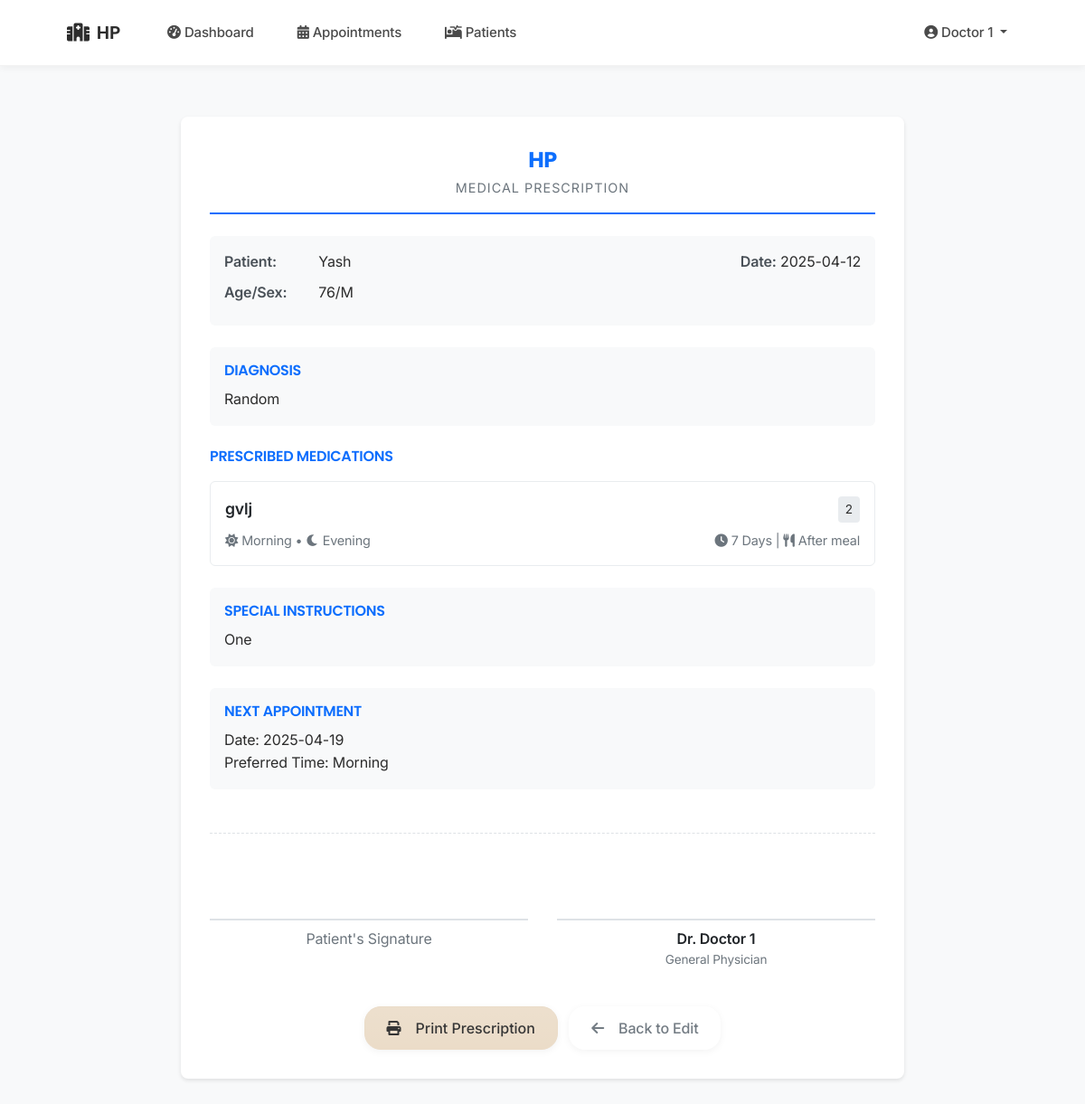
Screenshot of /doctor/print_prescription/1 (signed in) with the database file from the repository.
### tables this page shows
CREATE TABLE doctors (
                id INTEGER PRIMARY KEY AUTOINCREMENT,
                name TEXT NOT NULL,
                specialization TEXT NOT NULL,
                experience INTEGER,
                consultation_fee REAL,
                contact TEXT,
                bio TEXT,
                image_path TEXT,
                username TEXT UNIQUE,
                password TEXT,
                created_by INTEGER,
                hospital_id INTEGER NOT NULL,
                FOREIGN KEY (created_by) REFERENCES staff(id),
                FOREIGN KEY (hospital_id) REFERENCES staff(id)
            );

CREATE TABLE staff (
                id INTEGER PRIMARY KEY AUTOINCREMENT,
                name TEXT NOT NULL,
                email TEXT UNIQUE NOT NULL,
                password TEXT NOT NULL,
                hospital_name TEXT NOT NULL,
                created_at TIMESTAMP DEFAULT CURRENT_TIMESTAMP
            );

CREATE TABLE patients (
                id INTEGER PRIMARY KEY AUTOINCREMENT,
                name TEXT NOT NULL,
                age INTEGER NOT NULL,
                gender TEXT,
                contact TEXT,
                address TEXT,
                medical_history TEXT,
                created_at TIMESTAMP DEFAULT CURRENT_TIMESTAMP,
                created_by INTEGER,
                hospital_id INTEGER NOT NULL,
                FOREIGN KEY (created_by) REFERENCES staff(id),
                FOREIGN KEY (hospital_id) REFERENCES staff(id)
            );

CREATE TABLE appointments (
                id INTEGER PRIMARY KEY AUTOINCREMENT,
                patient_id INTEGER NOT NULL,
                doctor_id INTEGER NOT NULL,
                date TEXT NOT NULL,
                time_slot TEXT NOT NULL,
                status TEXT DEFAULT 'Scheduled',
                notes TEXT,
                created_at TIMESTAMP DEFAULT CURRENT_TIMESTAMP,
                hospital_id INTEGER NOT NULL,
                FOREIGN KEY (patient_id) REFERENCES patients(id),
                FOREIGN KEY (doctor_id) REFERENCES doctors(id),
                FOREIGN KEY (hospital_id) REFERENCES staff(id)
            );

CREATE TABLE prescriptions (
                id INTEGER PRIMARY KEY AUTOINCREMENT,
                appointment_id INTEGER NOT NULL UNIQUE,
                diagnosis TEXT NOT NULL,
                medicines TEXT NOT NULL,
                instructions TEXT,
                hospital_id INTEGER NOT NULL,
                created_at TIMESTAMP DEFAULT CURRENT_TIMESTAMP, next_appointment_date TEXT, next_appointment_time TEXT,
                FOREIGN KEY (appointment_id) REFERENCES appointments(id),
                FOREIGN KEY (hospital_id) REFERENCES staff(id)
            );

### app.py (the view)
@app.route('/doctor/print_prescription/<int:appointment_id>')
def print_prescription(appointment_id):
    if 'user_id' not in session or session['user_type'] != 'doctor':
        return redirect(url_for('login'))
    conn = get_db_connection()
    try:
        prescription_data = conn.execute('''
            SELECT a.id as appointment_id, a.date, a.time_slot,
                   p.name as patient_name, p.age, p.gender,
                   d.name as doctor_name, d.specialization,
                   pr.diagnosis, pr.medicines, pr.instructions,
                   pr.next_appointment_date, pr.next_appointment_time,
                   s.hospital_name
            FROM appointments a
            JOIN patients p ON a.patient_id = p.id
            JOIN doctors d ON a.doctor_id = d.id
            JOIN staff s ON d.hospital_id = s.id
            LEFT JOIN prescriptions pr ON a.id = pr.appointment_id
            WHERE a.id = ? AND a.hospital_id = ?
        ''', (appointment_id, session['hospital_id'])).fetchone()
        if not prescription_data:
            flash('Prescription not found!', 'danger')
            return redirect(url_for('doctor_appointments'))
        next_appointment = conn.execute('''
            SELECT date, time_slot FROM appointments
            WHERE patient_id = (
                SELECT patient_id FROM appointments WHERE id = ?
            )
            AND date > (
                SELECT date FROM appointments WHERE id = ?
            )
            AND status = 'Scheduled'
            AND hospital_id = ?
            ORDER BY date ASC
            LIMIT 1
        ''', (appointment_id, appointment_id, session['hospital_id'])).fetchone()
        medicines_parsed = []
        if prescription_data['medicines']:
            for medicine in prescription_data['medicines'].split('\n'):
                try:
                    if medicine.strip():
                        parts = medicine.split('|')
                        if len(parts) == 7:
                            medicines_parsed.append({
                                'name': parts[0],
                                'dosage': parts[1],
                                'frequency': parts[2],
                                'morning': parts[3],
                                'afternoon': parts[4],
                                'evening': parts[5],
                                'meal': parts[6]
                            })
                except Exception as e:
                    app.logger.error(f"Error parsing medicine in print prescription: {str(e)}")
                    continue
        prescription = dict(prescription_data)
        prescription['medicines_parsed'] = medicines_parsed
        return render_template('doctor/print_prescription.html',
                            prescription=prescription,
                            next_appointment=next_appointment)
    except Exception as e:
        flash('Error loading prescription', 'danger')
        app.logger.error(f"Print prescription error: {str(e)}")
        return redirect(url_for('doctor_appointments'))
    finally:
        conn.close()

### templates/doctor/print_prescription.html (shortened to what this page needs)
{% extends "base.html" %}
{% block content %}
<div class="prescription-card container" style="max-width: 800px;">
    <div class="prescription-header text-center">
        <h1 class="hospital-name">{{ prescription.hospital_name }}</h1>
        <p class="prescription-subtitle mb-0">Medical Prescription</p>
    </div>
    <div class="info-section mt-4">
        <div class="row">
            <div class="col-md-6">
                <p class="mb-2">
                    <span class="info-label">Patient:</span>
                    {{ prescription.patient_name }}
                </p>
                <p class="mb-2">
                    <span class="info-label">Age/Sex:</span>
                    {{ prescription.age }}/{{ prescription.gender|first }}
                </p>
            </div>
            <div class="col-md-6 text-md-end">
                <p class="mb-2">
                    <span class="info-label">Date:</span>
                    {{ prescription.date }}
                </p>
            </div>
        </div>
    </div>
    <div class="info-section">
        <h6 class="text-uppercase mb-2" style="color: #0d6efd; font-weight: 600;">Diagnosis</h6>
        <p class="mb-0">{{ prescription.diagnosis }}</p>
    </div>
    <div class="mb-4">
        <h6 class="text-uppercase mb-3" style="color: #0d6efd; font-weight: 600;">Prescribed Medications</h6>
        {% for medicine in prescription.medicines_parsed %}
        <div class="medicine-item">
            <div class="d-flex justify-content-between align-items-center">
                <span class="medicine-name">{{ medicine.name }}</span>
                <span class="medicine-timing">{{ medicine.dosage }}</span>
            </div>
            <div class="medicine-details d-flex justify-content-between align-items-center">
                <span>
                    {% if medicine.morning == '1' %}<i class="fas fa-sun me-1"></i>Morning{% endif %}
                    {% if medicine.evening == '1' %}{% if medicine.morning == '1' or medicine.afternoon == '1' %} • {% endif %}<i class="fas fa-moon me-1"></i>Evening{% endif %}
                </span>
                <span>
                    <i class="fas fa-clock me-1"></i>{{ medicine.frequency }} |
                    <i class="fas fa-utensils me-1"></i>{{ medicine.meal|title }} meal
                </span>
            </div>
        </div>
        {% endfor %}
    </div>
    {% if prescription.instructions %}
    <div class="info-section">
        <h6 class="text-uppercase mb-2" style="color: #0d6efd; font-weight: 600;">Special Instructions</h6>
        <p class="mb-0">{{ prescription.instructions }}</p>
    </div>
    {% endif %}
    {% if prescription.next_appointment_date %}
    <div class="info-section">
        <h6 class="text-uppercase mb-2" style="color: #0d6efd; font-weight: 600;">Next Appointment</h6>
        <p class="mb-0">
            Date: {{ prescription.next_appointment_date }}
            {% if prescription.next_appointment_time %}
            <br>Preferred Time: {{ prescription.next_appointment_time|title }}
            {% endif %}
        </p>
    </div>
    {% endif %}
    <div class="signature-area">
        <div class="row">
            <div class="col-6">
                <div class="signature-box"></div>
                <p class="text-center mb-0" style="color: #6c757d;">Patient's Signature</p>
            </div>
            <div class="col-6">
                <div class="signature-box"></div>
                <div class="doctor-info">
                    <p class="doctor-name">Dr. {{ prescription.doctor_name }}</p>
                    <p class="doctor-specialization">{{ prescription.specialization }}</p>
                </div>
            </div>
        </div>
    </div>
    <div class="no-print mt-4 text-center">
        <button onclick="window.print()" class="btn btn-primary btn-lg me-2">
            <i class="fas fa-print me-2"></i> Print Prescription
        </button>
        <a href="{{ url_for('prescriptions', appointment_id=prescription.appointment_id) }}" class="btn btn-outline-secondary btn-lg">
            <i class="fas fa-arrow-left me-2"></i> Back to Edit
        </a>
    </div>
</div>
{% endblock %}

### templates/base.html (shortened to what this page needs)
<!DOCTYPE html>
<html lang="en">
<head>
    <link rel="stylesheet" href="https://cdnjs.cloudflare.com/ajax/libs/font-awesome/6.0.0/css/all.min.css">
    <link href="https://cdn.jsdelivr.net/npm/bootstrap@5.1.3/dist/css/bootstrap.min.css" rel="stylesheet">
</head>
<body class="bg-light">
    <nav class="navbar navbar-expand-lg navbar-light">
        <div class="container">
            <a class="navbar-brand" href="{{ url_for('admin_dashboard') if session.get('user_type') == 'admin' else url_for('doctor_dashboard') }}">
                <i class="fas fa-hospital me-2"></i>{{ session.get('hospital_name', 'Hospital Management') }}
            </a>
            <div class="collapse navbar-collapse" id="navbarNav">
                <ul class="navbar-nav me-auto">
                    {% if session.get('user_id') %}
                        {% if session.get('user_type') == 'admin' %}
                            <li class="nav-item">
                                <a class="nav-link" href="{{ url_for('admin_dashboard') }}">
                                    <i class="fas fa-tachometer-alt me-1"></i>Dashboard
                                </a>
                            </li>
                            <li class="nav-item dropdown">
                                <a class="nav-link dropdown-toggle" href="#" id="doctorsDropdown" role="button" data-bs-toggle="dropdown">
                                    <i class="fas fa-user-md me-1"></i>Doctors
                                </a>
                                <ul class="dropdown-menu">
                                    <li><a class="dropdown-item" href="{{ url_for('view_doctors') }}"><i class="fas fa-list me-1"></i>View Doctors</a></li>
                                    <li><a class="dropdown-item" href="{{ url_for('add_doctor') }}"><i class="fas fa-user-plus me-1"></i>Add Doctor</a></li>
                                </ul>
                            </li>
                            <li class="nav-item dropdown">
                                <a class="nav-link dropdown-toggle" href="#" id="patientsDropdown" role="button" data-bs-toggle="dropdown">
                                    <i class="fas fa-procedures me-1"></i>Patients
                                </a>
                                <ul class="dropdown-menu">
                                    <li><a class="dropdown-item" href="{{ url_for('view_patients') }}"><i class="fas fa-list me-1"></i>View Patients</a></li>
                                    <li><a class="dropdown-item" href="{{ url_for('add_patient') }}"><i class="fas fa-user-plus me-1"></i>Add Patient</a></li>
                                </ul>
                            </li>
                            <li class="nav-item">
                                <a class="nav-link" href="{{ url_for('view_appointments') }}">
                                    <i class="fas fa-calendar-alt me-1"></i>Appointments
                                </a>
                            </li>
                            <li class="nav-item">
                                <a class="nav-link" href="{{ url_for('schedule_appointment') }}">
                                    <i class="fas fa-calendar-plus me-1"></i>Schedule Appointment
                                </a>
                            </li>
                        {% elif session.get('user_type') == 'doctor' %}
                            <li class="nav-item">
                                <a class="nav-link" href="{{ url_for('doctor_dashboard') }}">
                                    <i class="fas fa-tachometer-alt me-1"></i>Dashboard
                                </a>
                            </li>
                            <li class="nav-item">
                                <a class="nav-link" href="{{ url_for('doctor_appointments') }}">
                                    <i class="fas fa-calendar-alt me-1"></i>Appointments
                                </a>
                            </li>
                            <li class="nav-item">
                                <a class="nav-link" href="{{ url_for('all_patients_history') }}">
                                    <i class="fas fa-procedures me-1"></i>Patients
                                </a>
                            </li>
                        {% endif %}
                    {% endif %}
                </ul>
                <ul class="navbar-nav">
                    {% if session.get('user_id') %}
                        <li class="nav-item dropdown">
                            <a class="nav-link dropdown-toggle" href="#" id="navbarDropdown" role="button" data-bs-toggle="dropdown" aria-expanded="false">
                                <i class="fas fa-user-circle me-1"></i>{{ session.get('name', 'User') }}
                            </a>
                        </li>
                    {% endif %}
                </ul>
            </div>
        </div>
    </nav>
    <main class="container py-4 animate-fade">
        {% block content %}{% endblock %}
    </main>
</body>
</html>

### rows the page displays
doctors: get "Doctor 1", doctor_name "Doctor 1", specialization "General Physician"
staff: hospital_name "HP"
patients: patient_name "Yash", age "76", gender|first "M"
appointments: date "2025-04-12"
prescriptions: diagnosis "Random", instructions "One", next_appointment_date "2025-04-19", next_appointment_time "Morning"

### other values shown
{{ session.get('hospital_name', 'Hospital Management') }} "HP"
{{ medicine.name }} "gvlj"
{{ medicine.dosage }} "2"
{{ medicine.frequency }} "7 Days"
{{ medicine.meal|title }} "After"
